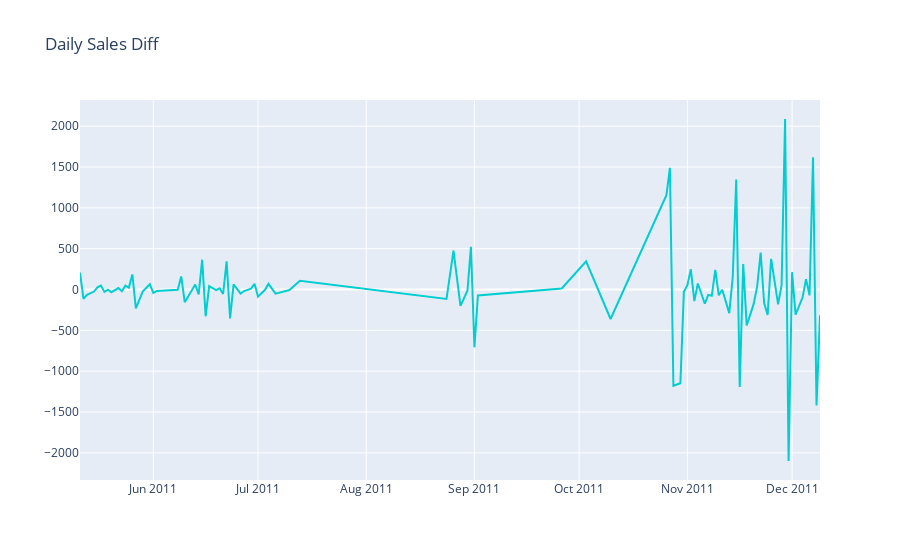

The code cell stored with this chart in its notebook:
### Code cell
#plot sales diff
plot_data = [
    go.Scatter(
        x=df1_diff['Date'],
        y=df1_diff['Diff'],
        line_color = 'darkturquoise'
    )
]
plot_layout = go.Layout(
        title='Daily Sales Diff'
    )
fig = go.Figure(data=plot_data, layout=plot_layout)
pyoff.iplot(fig)
